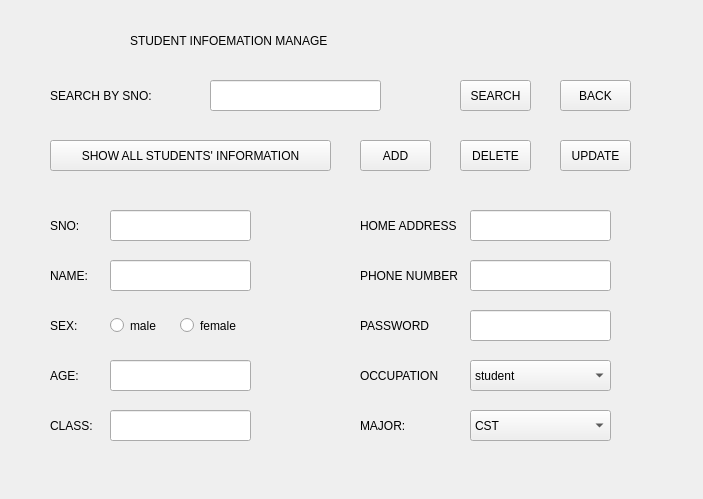
<?xml version="1.0" encoding="UTF-8"?>
<ui version="4.0">
 <class>stuinformanage</class>
 <widget class="QWidget" name="stuinformanage">
  <property name="geometry">
   <rect>
    <x>0</x>
    <y>0</y>
    <width>703</width>
    <height>499</height>
   </rect>
  </property>
  <property name="windowTitle">
   <string>Form</string>
  </property>
  <widget class="QLabel" name="label">
   <property name="geometry">
    <rect>
     <x>50</x>
     <y>80</y>
     <width>151</width>
     <height>31</height>
    </rect>
   </property>
   <property name="text">
    <string>SEARCH BY SNO:</string>
   </property>
  </widget>
  <widget class="QPushButton" name="infor_addButton">
   <property name="geometry">
    <rect>
     <x>360</x>
     <y>140</y>
     <width>71</width>
     <height>31</height>
    </rect>
   </property>
   <property name="text">
    <string>ADD</string>
   </property>
  </widget>
  <widget class="QLabel" name="label_2">
   <property name="geometry">
    <rect>
     <x>130</x>
     <y>20</y>
     <width>451</width>
     <height>41</height>
    </rect>
   </property>
   <property name="styleSheet">
    <string notr="true">font: 20pt &quot;Arial&quot;;</string>
   </property>
   <property name="text">
    <string>STUDENT INFOEMATION MANAGE</string>
   </property>
  </widget>
  <widget class="QLineEdit" name="infor_input_IDlineEdit">
   <property name="geometry">
    <rect>
     <x>210</x>
     <y>80</y>
     <width>171</width>
     <height>31</height>
    </rect>
   </property>
  </widget>
  <widget class="QPushButton" name="infor_querypushButton">
   <property name="geometry">
    <rect>
     <x>460</x>
     <y>80</y>
     <width>71</width>
     <height>31</height>
    </rect>
   </property>
   <property name="text">
    <string>SEARCH</string>
   </property>
  </widget>
  <widget class="QLabel" name="label_3">
   <property name="geometry">
    <rect>
     <x>50</x>
     <y>210</y>
     <width>51</width>
     <height>31</height>
    </rect>
   </property>
   <property name="text">
    <string>SNO:</string>
   </property>
  </widget>
  <widget class="QLineEdit" name="infor_outputlineEdit">
   <property name="geometry">
    <rect>
     <x>110</x>
     <y>210</y>
     <width>141</width>
     <height>31</height>
    </rect>
   </property>
  </widget>
  <widget class="QLabel" name="label_4">
   <property name="geometry">
    <rect>
     <x>50</x>
     <y>260</y>
     <width>51</width>
     <height>31</height>
    </rect>
   </property>
   <property name="text">
    <string>NAME:</string>
   </property>
  </widget>
  <widget class="QLabel" name="label_5">
   <property name="geometry">
    <rect>
     <x>50</x>
     <y>310</y>
     <width>51</width>
     <height>31</height>
    </rect>
   </property>
   <property name="text">
    <string>SEX:</string>
   </property>
  </widget>
  <widget class="QLabel" name="label_6">
   <property name="geometry">
    <rect>
     <x>50</x>
     <y>360</y>
     <width>51</width>
     <height>31</height>
    </rect>
   </property>
   <property name="text">
    <string>AGE:</string>
   </property>
  </widget>
  <widget class="QLineEdit" name="infor_namelineEdit">
   <property name="geometry">
    <rect>
     <x>110</x>
     <y>260</y>
     <width>141</width>
     <height>31</height>
    </rect>
   </property>
  </widget>
  <widget class="QLineEdit" name="infor_agelineEdit">
   <property name="geometry">
    <rect>
     <x>110</x>
     <y>360</y>
     <width>141</width>
     <height>31</height>
    </rect>
   </property>
  </widget>
  <widget class="QLabel" name="label_7">
   <property name="geometry">
    <rect>
     <x>50</x>
     <y>410</y>
     <width>61</width>
     <height>31</height>
    </rect>
   </property>
   <property name="text">
    <string>CLASS:</string>
   </property>
  </widget>
  <widget class="QLabel" name="label_8">
   <property name="geometry">
    <rect>
     <x>360</x>
     <y>410</y>
     <width>91</width>
     <height>31</height>
    </rect>
   </property>
   <property name="text">
    <string>MAJOR:</string>
   </property>
  </widget>
  <widget class="QLabel" name="label_9">
   <property name="geometry">
    <rect>
     <x>360</x>
     <y>210</y>
     <width>111</width>
     <height>31</height>
    </rect>
   </property>
   <property name="text">
    <string>HOME ADDRESS</string>
   </property>
  </widget>
  <widget class="QLabel" name="label_10">
   <property name="geometry">
    <rect>
     <x>360</x>
     <y>260</y>
     <width>111</width>
     <height>31</height>
    </rect>
   </property>
   <property name="text">
    <string>PHONE NUMBER</string>
   </property>
  </widget>
  <widget class="QLineEdit" name="infor_classlineEdit">
   <property name="geometry">
    <rect>
     <x>110</x>
     <y>410</y>
     <width>141</width>
     <height>31</height>
    </rect>
   </property>
  </widget>
  <widget class="QLineEdit" name="infor_adresslineEdit">
   <property name="geometry">
    <rect>
     <x>470</x>
     <y>210</y>
     <width>141</width>
     <height>31</height>
    </rect>
   </property>
  </widget>
  <widget class="QLineEdit" name="infor_phonenumlineEdit">
   <property name="geometry">
    <rect>
     <x>470</x>
     <y>260</y>
     <width>141</width>
     <height>31</height>
    </rect>
   </property>
  </widget>
  <widget class="QPushButton" name="infor_deletepushButton">
   <property name="geometry">
    <rect>
     <x>460</x>
     <y>140</y>
     <width>71</width>
     <height>31</height>
    </rect>
   </property>
   <property name="text">
    <string>DELETE</string>
   </property>
  </widget>
  <widget class="QPushButton" name="infor_updatepushButton">
   <property name="geometry">
    <rect>
     <x>560</x>
     <y>140</y>
     <width>71</width>
     <height>31</height>
    </rect>
   </property>
   <property name="text">
    <string>UPDATE</string>
   </property>
  </widget>
  <widget class="QPushButton" name="infor_backpushButton">
   <property name="geometry">
    <rect>
     <x>560</x>
     <y>80</y>
     <width>71</width>
     <height>31</height>
    </rect>
   </property>
   <property name="text">
    <string>BACK</string>
   </property>
  </widget>
  <widget class="QPushButton" name="infor_see_inforpushButton">
   <property name="geometry">
    <rect>
     <x>50</x>
     <y>140</y>
     <width>281</width>
     <height>31</height>
    </rect>
   </property>
   <property name="text">
    <string>SHOW ALL STUDENTS' INFORMATION</string>
   </property>
  </widget>
  <widget class="QLabel" name="label_11">
   <property name="geometry">
    <rect>
     <x>360</x>
     <y>360</y>
     <width>111</width>
     <height>31</height>
    </rect>
   </property>
   <property name="text">
    <string>OCCUPATION</string>
   </property>
  </widget>
  <widget class="QLineEdit" name="infor_passwordEdit">
   <property name="geometry">
    <rect>
     <x>470</x>
     <y>310</y>
     <width>141</width>
     <height>31</height>
    </rect>
   </property>
  </widget>
  <widget class="QLabel" name="label_13">
   <property name="geometry">
    <rect>
     <x>360</x>
     <y>310</y>
     <width>91</width>
     <height>31</height>
    </rect>
   </property>
   <property name="text">
    <string>PASSWORD</string>
   </property>
  </widget>
  <widget class="QComboBox" name="comboBox">
   <property name="geometry">
    <rect>
     <x>470</x>
     <y>360</y>
     <width>141</width>
     <height>31</height>
    </rect>
   </property>
   <item>
    <property name="text">
     <string>student</string>
    </property>
   </item>
   <item>
    <property name="text">
     <string>teacher</string>
    </property>
   </item>
  </widget>
  <widget class="QComboBox" name="major_comboBox">
   <property name="geometry">
    <rect>
     <x>470</x>
     <y>410</y>
     <width>141</width>
     <height>31</height>
    </rect>
   </property>
   <item>
    <property name="text">
     <string>CST</string>
    </property>
   </item>
   <item>
    <property name="text">
     <string>IS</string>
    </property>
   </item>
   <item>
    <property name="text">
     <string>SE</string>
    </property>
   </item>
   <item>
    <property name="text">
     <string>IT</string>
    </property>
   </item>
  </widget>
  <widget class="QRadioButton" name="radioButton">
   <property name="geometry">
    <rect>
     <x>110</x>
     <y>310</y>
     <width>61</width>
     <height>31</height>
    </rect>
   </property>
   <property name="text">
    <string>male</string>
   </property>
  </widget>
  <widget class="QRadioButton" name="radioButton_2">
   <property name="geometry">
    <rect>
     <x>180</x>
     <y>310</y>
     <width>81</width>
     <height>31</height>
    </rect>
   </property>
   <property name="text">
    <string>female</string>
   </property>
  </widget>
 </widget>
 <resources/>
 <connections/>
</ui>
